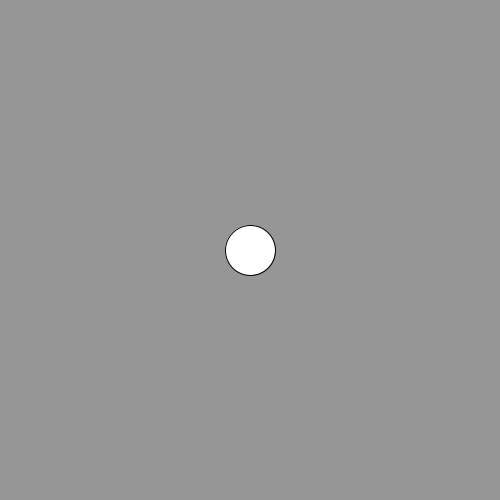
Frame 1 (no input)
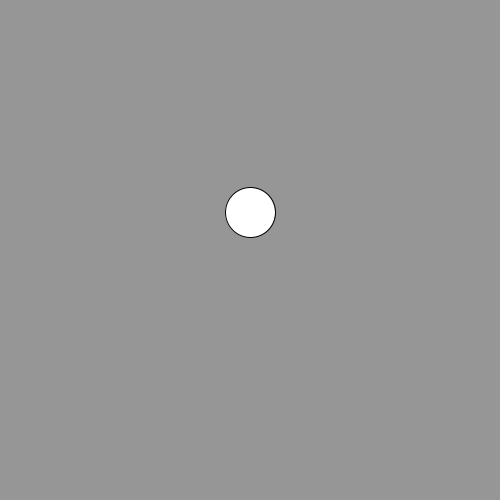
Frame 60 (the mouse pressed at the canvas centre just before this capture)
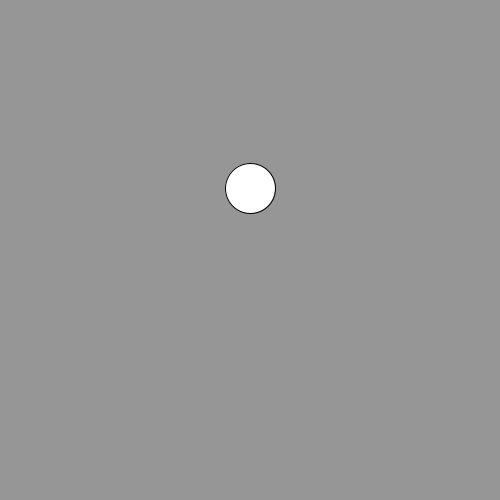
Frame 120 (the mouse held since frame 60 and released just before this capture)

The Processing sketch that drew these frames (run headless with seeded random() and noise(); from frame 60 on, the mouse is pressed at the canvas centre):

// Processing sketch: aa_offset_sin
// ── aa_offset_sin.pde
float offSetY = 0;
float counter = 0;

void setup(){
  size(500,500);
}

void draw(){
  background(150);
  offSetY = sin(counter);
  ellipse(width/2,height/2+(offSetY*100),50,50);
  counter += .1;
}
